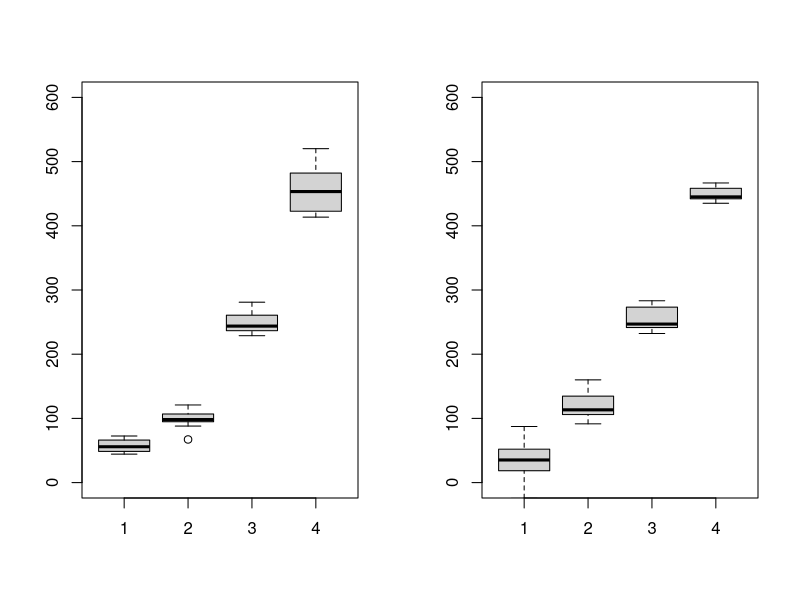
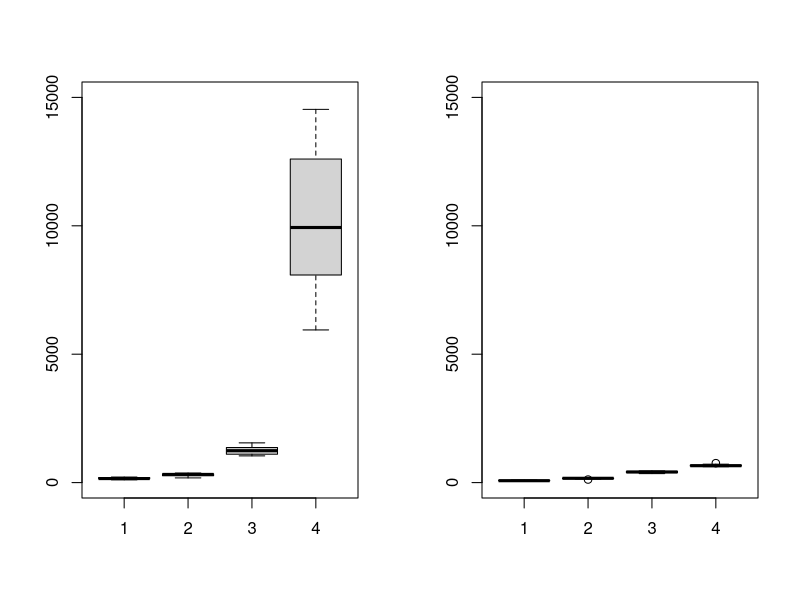
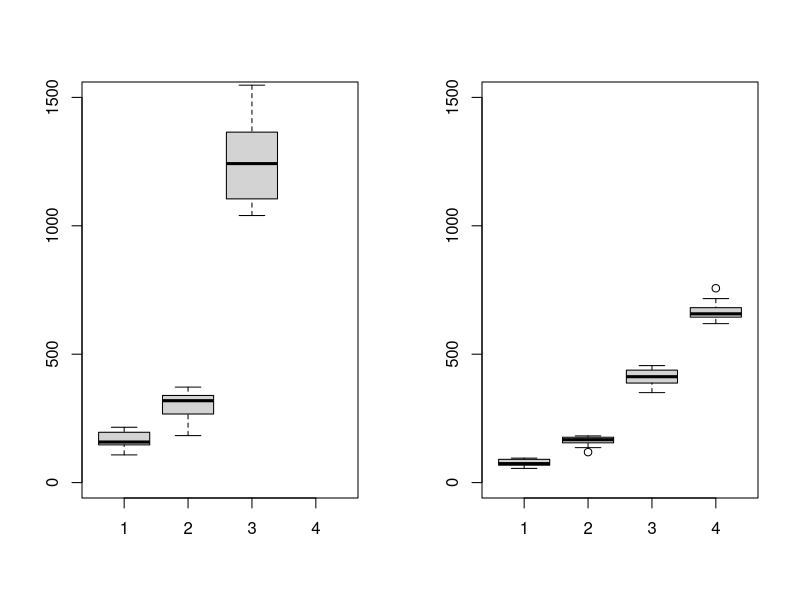
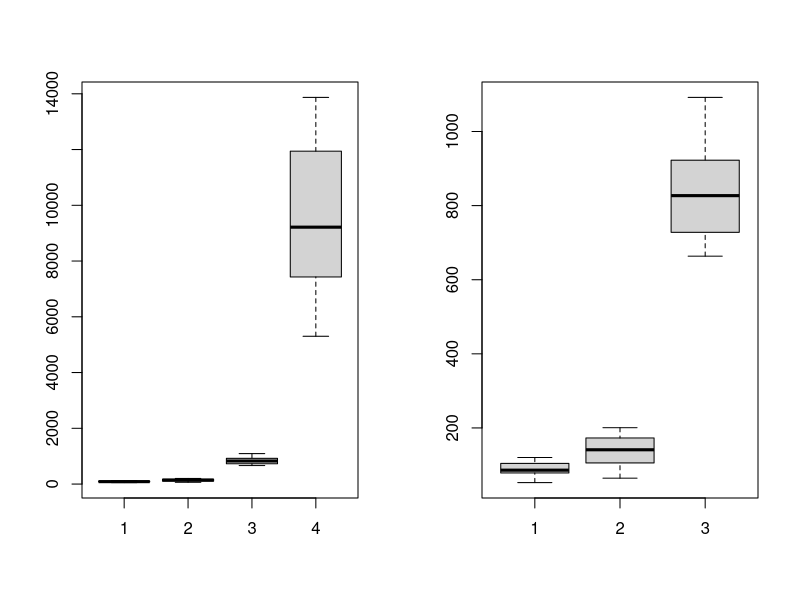
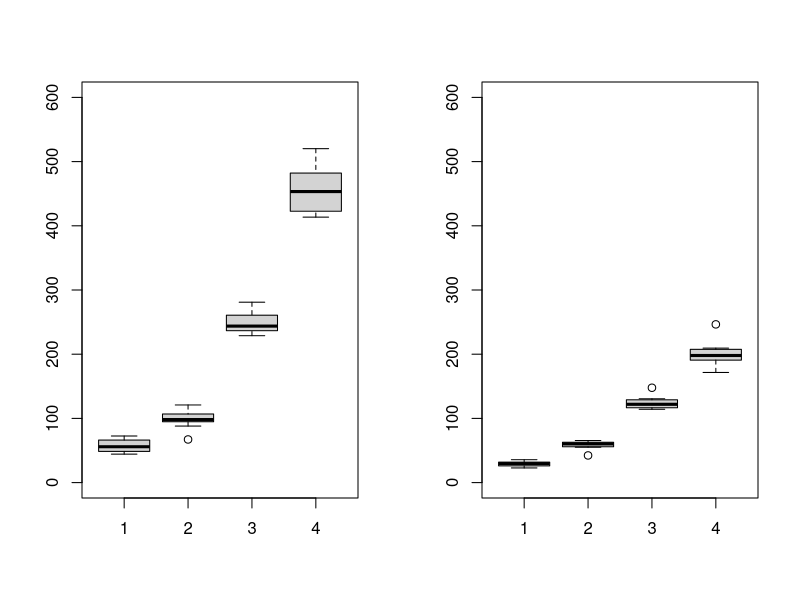
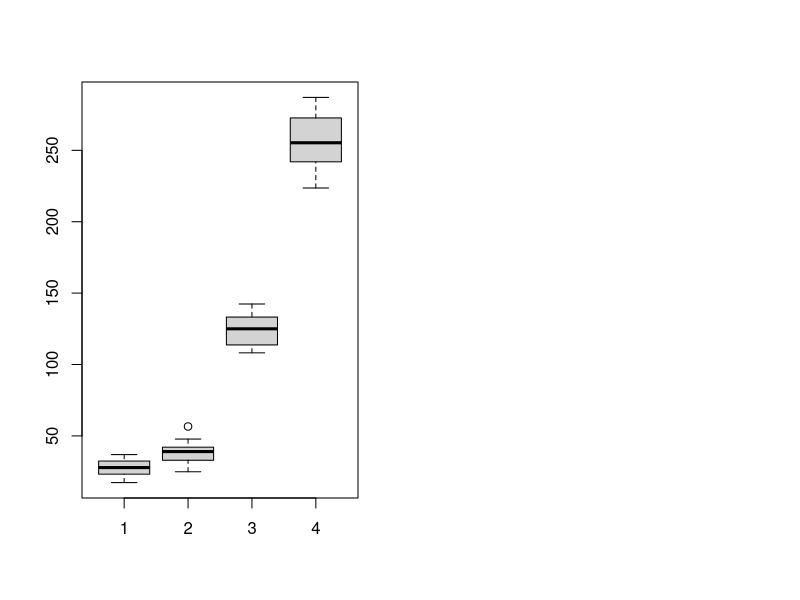
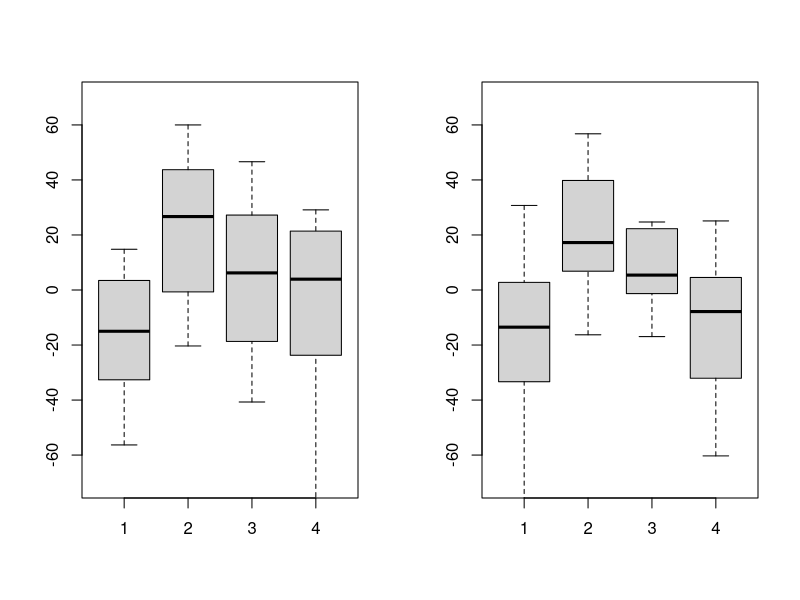

These charts were generated, in order, by the following R code:
rep1=10;
n<-500;
p<-c(50,100,250,450);
k<-50;
l<-rep(0,rep1);
msels<-matrix(rep(0,rep1*4),nrow=rep1);
surels<-matrix(rep(0,rep1*4),nrow=rep1);
mseridge<-matrix(rep(0,rep1*4),nrow=rep1);
sureridge<-matrix(rep(0,rep1*4),nrow=rep1);
msebls<-matrix(rep(0,rep1*4),nrow=rep1);
msebridge<-matrix(rep(0,rep1*4),nrow=rep1);

library(mvtnorm);





up<-100/(3.5^2*50-50);
gamma=0.15;

for (j in 1:4)
   {
     beta<-rep(0,p[j]);
     beta[1:k]<-3.5; 
     
     sigma<-matrix(0.6,p[j],p[j])
     diag(sigma)<-1

         for (i in 1:rep1)
{ 

         X<-(rmvnorm(n,numeric(p[j]),sigma))/sqrt(n);
         Y=X%*%beta+rnorm(n);
         hbeta<-coefficients(lm(Y~X-1));
         msels[i,j]<-sum((X%*%(hbeta-beta))^2);
         msebls[i,j]<-sum((hbeta-beta)^2);

         surels[i,j]<-sum((X%*%hbeta-Y)^2)+2*p[j]-n;

         
         sridge<-solve(t(X)%*%X+gamma*diag(p[j]));
         trM<-sum(diag(X%*%sridge%*%t(X)));
         hridge<-sridge%*%t(X)%*%Y;
         mseridge[i,j]<-sum((X%*%(hridge-beta))^2);
         msebridge[i,j]<-sum((hridge-beta)^2);
         sureridge[i,j]<-sum((X%*%hridge-Y)^2)+2*trM-n;
      }
    }
par(mfrow=c(1,2))
boxplot(msels,ylim=c(0,600))
boxplot(surels,ylim=c(0,600))

par(mfrow=c(1,2))
boxplot(msebls,ylim=c(0,15000))
boxplot(msebridge,ylim=c(0,15000))


par(mfrow=c(1,2))
boxplot(msebls,ylim=c(0,1500))
boxplot(msebridge,ylim=c(0,1500))

diff<-matrix(rep(0,4*rep1),nrow=rep1);
diff<-msebls-msebridge;

par(mfrow=c(1,2))
boxplot(diff);
boxplot(diff[,1:3])


par(mfrow=c(1,2))
boxplot(msels,ylim=c(0,600))
boxplot(mseridge,ylim=c(0,600))

diff<-matrix(rep(0,4*rep1),nrow=rep1);
diff<-msels-mseridge;
boxplot(diff);


diffls<-matrix(rep(0,4*rep1),nrow=rep1);
diffls<-surels-msels;
diffridge<-matrix(rep(0,4*rep1),nrow=rep1);
diffridge<-sureridge-mseridge;

par(mfrow=c(1,2))
boxplot(diffls,ylim=c(-70,70))
boxplot(diffridge,ylim=c(-70,70))

         
         
         
